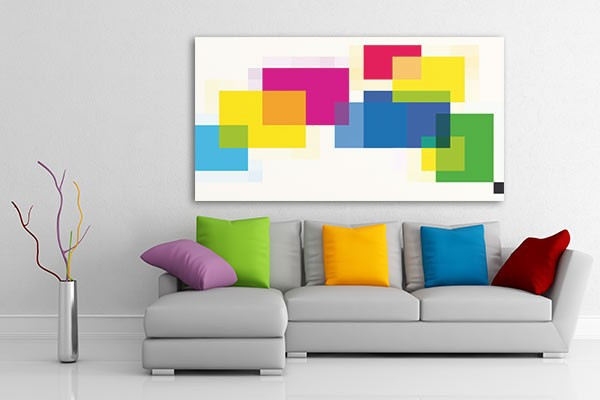
%> input picture img.jpg, 600 x 400 px
$ octave test.m   (GNU Octave 9; MATLAB toolbox functions it lacks are replaced by stand-ins)
%> lines starting %> are read from the running program, lines starting %| are printed output that depends on the picture
### load_img.m
I = imread('img.jpg');
%> I is the input picture: size 400x600x3 uint8; mean R, G, B 195.7, 193.6, 184.9
I = double(rgb2gray(I));
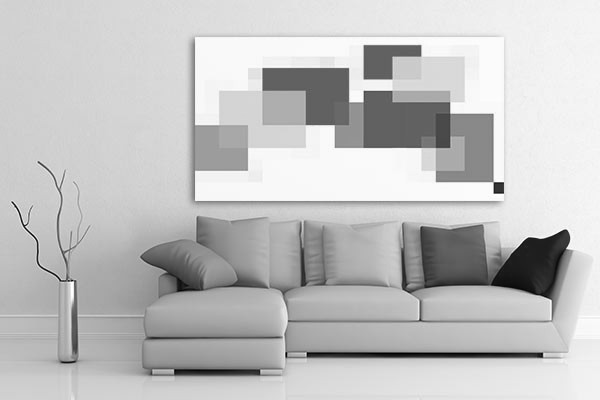
%> I: size 400x600 double; min 0, max 255, mean 193.3
[h, w] = size(I);
%> h = 400; w = 600

### test.m
load_img;
I_FFT = fftshift(fft2(I));
I_m = log(abs(I_FFT));
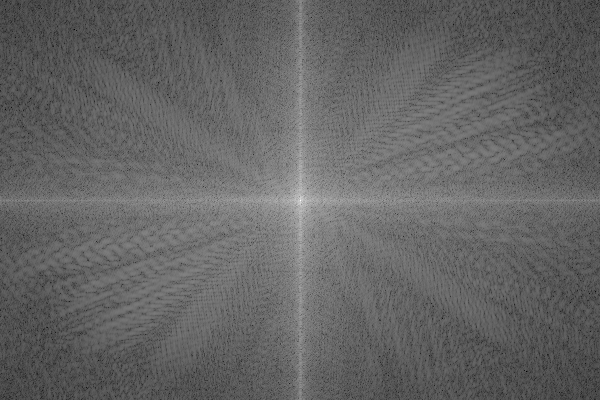
%> I_m: size 400x600 double; min 0.622, max 17.65, mean 7.34; drawn with min black and max white
I_ph = (angle(I_FFT));
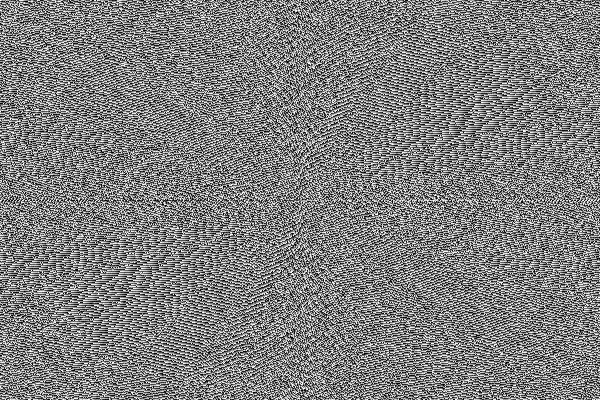
%> I_ph: size 400x600 double; min -3.14, max 3.14, mean 2.62e-05; drawn with min black and max white
Irec_abs = uint8(real(ifftshift(ifft2(exp(I_m)))));
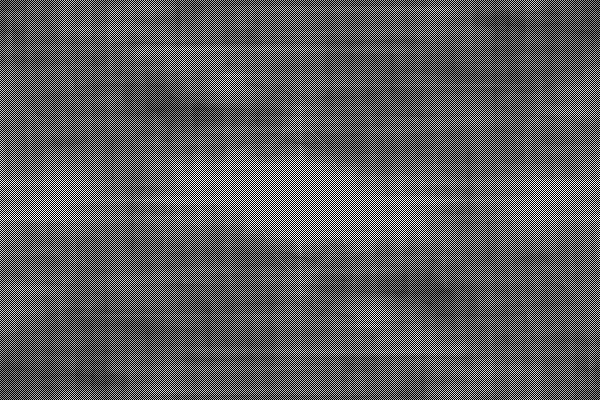
%> Irec_abs: size 400x600 uint8; min 0, max 255, mean 94.9
Irec_ph = ((histeq(real(ifft2(exp(1i*I_ph))))));
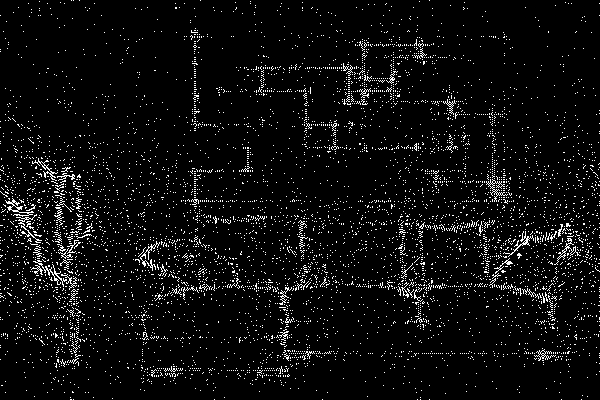
%> Irec_ph: size 400x600 double; values 0.952 (black) and 1 (white), 5.1% white in thin lines or dots
figure
%Irec_abs = mat2gray((Irec_abs));
imshow(Irec_abs, [min(Irec_abs(:)) max(Irec_abs(:))])
colorbar
title('rec')
figure
imshow(mat2gray(real(Irec_ph)))%, [min(Irec_ph(:)) max(Irec_ph(:))])
